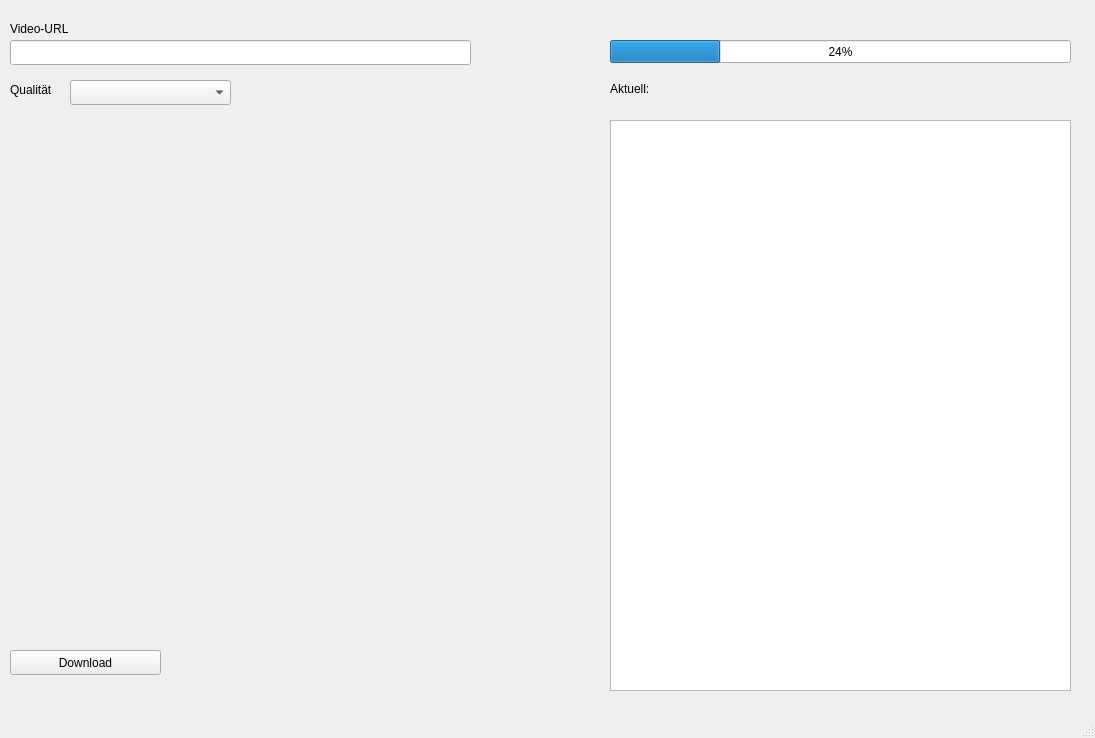
<?xml version="1.0" encoding="UTF-8"?>
<ui version="4.0">
 <class>MainWindow</class>
 <widget class="QMainWindow" name="MainWindow">
  <property name="geometry">
   <rect>
    <x>0</x>
    <y>0</y>
    <width>1095</width>
    <height>738</height>
   </rect>
  </property>
  <property name="windowTitle">
   <string>PyTDownloader</string>
  </property>
  <widget class="QWidget" name="centralwidget">
   <widget class="QLabel" name="label">
    <property name="geometry">
     <rect>
      <x>10</x>
      <y>20</y>
      <width>301</width>
      <height>17</height>
     </rect>
    </property>
    <property name="text">
     <string>Video-URL</string>
    </property>
   </widget>
   <widget class="QLineEdit" name="video_url_lineEdit">
    <property name="geometry">
     <rect>
      <x>10</x>
      <y>40</y>
      <width>461</width>
      <height>25</height>
     </rect>
    </property>
   </widget>
   <widget class="QPushButton" name="download_pushButton">
    <property name="geometry">
     <rect>
      <x>10</x>
      <y>650</y>
      <width>151</width>
      <height>25</height>
     </rect>
    </property>
    <property name="text">
     <string>Download</string>
    </property>
   </widget>
   <widget class="QComboBox" name="quality_comboBox">
    <property name="geometry">
     <rect>
      <x>70</x>
      <y>80</y>
      <width>161</width>
      <height>25</height>
     </rect>
    </property>
   </widget>
   <widget class="QProgressBar" name="progressBar">
    <property name="geometry">
     <rect>
      <x>610</x>
      <y>40</y>
      <width>461</width>
      <height>23</height>
     </rect>
    </property>
    <property name="value">
     <number>24</number>
    </property>
   </widget>
   <widget class="QListWidget" name="completed_downloads_listWidget">
    <property name="geometry">
     <rect>
      <x>610</x>
      <y>120</y>
      <width>461</width>
      <height>571</height>
     </rect>
    </property>
   </widget>
   <widget class="QLabel" name="current_download_label">
    <property name="geometry">
     <rect>
      <x>610</x>
      <y>80</y>
      <width>461</width>
      <height>17</height>
     </rect>
    </property>
    <property name="text">
     <string>Aktuell:</string>
    </property>
   </widget>
   <widget class="QLabel" name="label_2">
    <property name="geometry">
     <rect>
      <x>10</x>
      <y>80</y>
      <width>61</width>
      <height>20</height>
     </rect>
    </property>
    <property name="text">
     <string>Qualität</string>
    </property>
   </widget>
  </widget>
  <widget class="QMenuBar" name="menubar">
   <property name="geometry">
    <rect>
     <x>0</x>
     <y>0</y>
     <width>1095</width>
     <height>22</height>
    </rect>
   </property>
  </widget>
  <widget class="QStatusBar" name="statusbar"/>
 </widget>
 <resources/>
 <connections/>
</ui>
